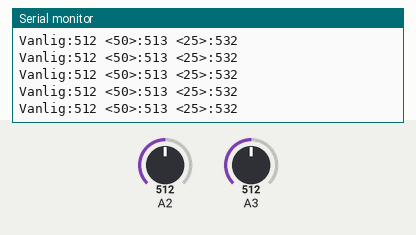
Recording of a sketch running on a simulated Arduino Uno, built with avr-gcc and run on an emulated ATmega328P. Shown: the last lines printed to the serial monitor. The inputs (shaded band) are chosen by the test bench; at power-on: A3 = 512, A2 = 512.

Above: at 4.2 s.
4.3 s: A3 set to 10
At 5.3 s:
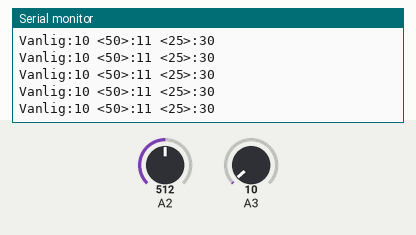
7.3 s: A3 set to 7
At 7.8 s:
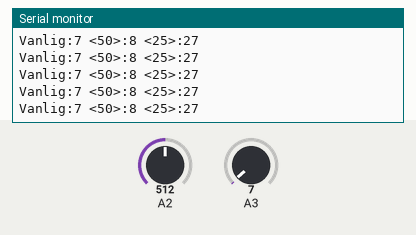
8.8 s: A2 set to 81
At 9.6 s:
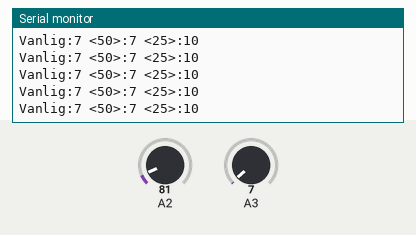
10.3 s: A2 set to 70
At 11.0 s:
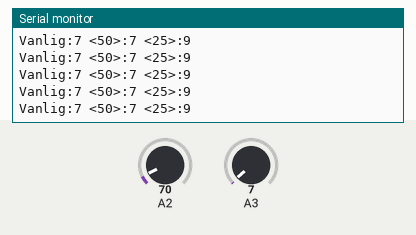
Timing chart, 0 to 13.3 s (numbered marks = the images above; inputs shaded):
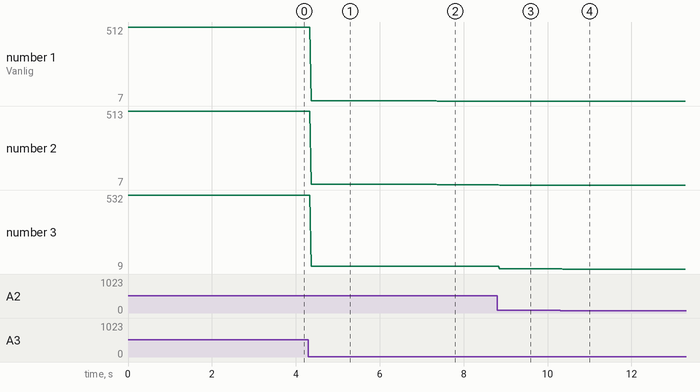

Measured:
- after the input at 4.3 s, the serial monitor: prints a new line after 0.07 s (image 1)
- after the input at 7.3 s, the serial monitor: prints a new line at once (image 2)
- after the input at 8.8 s, the serial monitor: prints a new line after 0.05 s (image 3)
- after the input at 10.3 s, the serial monitor: prints a new line after 0.06 s (image 4)
- plotted number 1: 512 → 10 after the input at 4.3 s, 10 → 7 after the input at 7.3 s
- plotted number 2: 513 → 11 after the input at 4.3 s, 11 → 8 after the input at 7.3 s
- plotted number 3: 532 → 30 after the input at 4.3 s, 30 → 27 after the input at 7.3 s, 10 → 9 after the input at 10.3 s

The sketch:

Kalibrering_med__.ino
```cpp
void setup() {
  Serial.begin(9600);
}


void loop() {
  Serial.print("Vanlig:");
  Serial.print(analogRead(A3));
  Serial.print(" <50>:");
  Serial.print(analogRead(A3)+(analogRead(A2)/400));
  Serial.print(" <25>:");
  Serial.println(analogRead(A3)+(analogRead(A2)/25));
}
```
